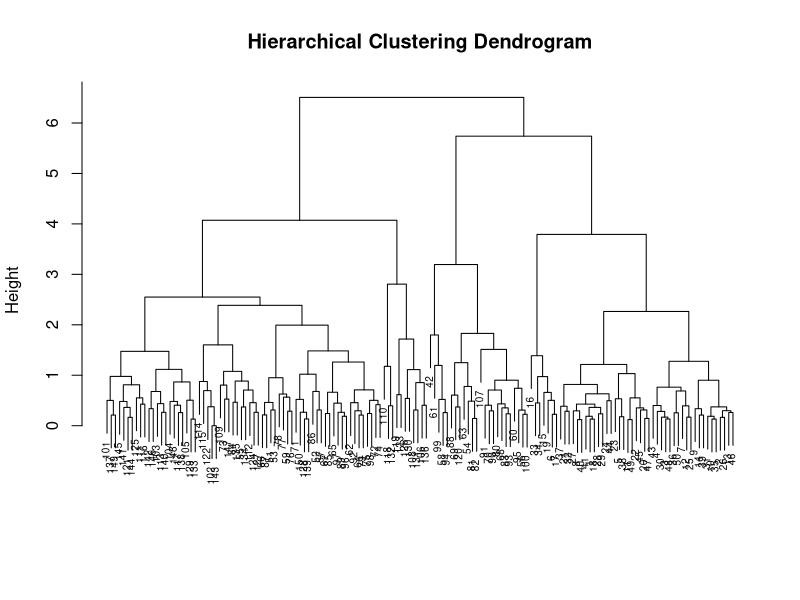

This chart was generated by the following R code:
# Load the iris dataset 
data(iris) 
# Use only the numeric columns for clustering (exclude the Species column) 
iris_data <- iris[, -5] 
# Standardize the data 
iris_scaled <- scale(iris_data) 
# Compute the distance matrix 
distance_matrix <- dist(iris_scaled, method = "euclidean") 
# Perform hierarchical clustering using the "complete" linkage method 
hc_complete <- hclust(distance_matrix, method = "complete") 
# Plot the dendrogram 
plot(hc_complete, main = "Hierarchical Clustering Dendrogram", xlab = "", sub = "", cex = 
       0.6) 
# Cut the tree to form 3 clusters 
clusters <- cutree(hc_complete, k = 3) 
# Print the cluster memberships 
print(clusters) 
# Add the clusters to the original dataset 
iris$Cluster <- as.factor(clusters) 
# Display the first few rows of the updated dataset 
head(iris)
